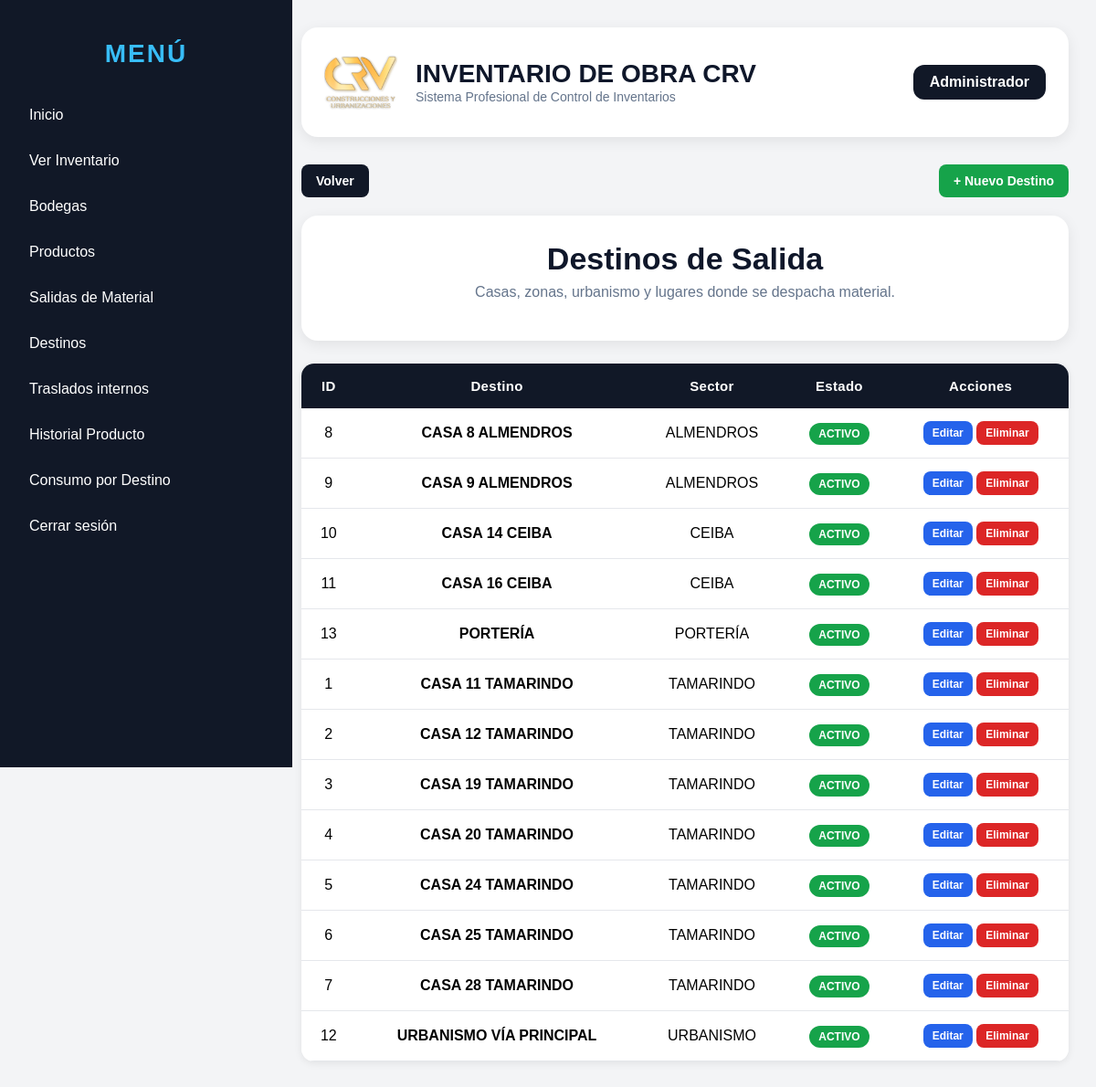
The app's page /destinos (signed in) with its own data.
### models/usuario.py (models this page shows, shortened)
class Usuario(db.Model, UserMixin):
    __tablename__ = "usuarios"
    id = db.Column(db.Integer, primary_key=True)
    nombre = db.Column(db.String(100), nullable=False)
    usuario = db.Column(db.String(50), unique=True, nullable=False)
    password_hash = db.Column(db.String(200), nullable=False)
    rol = db.Column(db.String(50), default="ADMIN")

### models/destino.py (models this page shows)
class Destino(db.Model):
    __tablename__ = "destinos"
    id = db.Column(db.Integer, primary_key=True)
    nombre = db.Column(db.String(150), nullable=False, unique=True)
    sector = db.Column(db.String(100))
    estado = db.Column(db.String(20), default="ACTIVO")
    activo = db.Column(db.Boolean, default=True)

### routes/destinos.py (the view)
@destinos_bp.route("/destinos")
@login_required
def listar_destinos():
    destinos = Destino.query.order_by(Destino.sector.asc(), Destino.nombre.asc()).all()
    return render_template("destinos/lista.html", destinos=destinos)

### templates/destinos/lista.html
{% extends "base.html" %}
{% block content %}
<div class="header-actions no-print">
    <div class="left-actions">
        <button onclick="window.history.back()" class="btn btn-dark">
            Volver
        </button>
    </div>
    <div class="right-actions">
        <a class="btn btn-success" href="/destinos/nuevo">
            + Nuevo Destino
        </a>
    </div>
</div>
<div class="page-header-card">
    <h1>Destinos de Salida</h1>
    <p>
        Casas, zonas, urbanismo y lugares donde
        se despacha material.
    </p>
</div>
<div class="table-card">
    <table>
        <tr>
            <th>ID</th>
            <th>Destino</th>
            <th>Sector</th>
            <th>Estado</th>
            <th>Acciones</th>
        </tr>
        {% for d in destinos %}
        <tr>
            <td>{{ d.id }}</td>
            <td>
                <strong>{{ d.nombre }}</strong>
            </td>
            <td>{{ d.sector }}</td>
            <td>
                {% if d.estado == "ACTIVO" %}
                    <span class="badge-success">
                        ACTIVO
                    </span>
                {% else %}
                    <span class="badge-danger">
                        INACTIVO
                    </span>
                {% endif %}
            </td>
            <td class="text-center">
                {% if current_user.rol == "ADMIN" %}
                <a class="btn btn-small btn-edit"
                   href="/destinos/editar/{{ d.id }}">
                    Editar
                </a>
                <a href="{{ url_for('destinos.eliminar_destino', id=d.id) }}"
                class="btn btn-small btn-danger"
                onclick="return confirm('¿Desea eliminar el destino {{ d.nombre }}?')">
                    Eliminar
                </a>
                {% endif %}
            </td>
        </tr>
        {% endfor %}
    </table>
</div>
{% endblock %}

### templates/base.html (shortened to what this page needs)
<!DOCTYPE html>
<html lang="es">
<head>
</head>
<body>
    <div class="sidebar">
        <h2 class="menu-title">MENÚ</h2>
        <a href="/dashboard">Inicio</a>
        <a href="/existencias">Ver Inventario</a>
        <a href="/obras">Bodegas</a>
        <a href="/productos">Productos</a>
        <a href="/movimientos">Salidas de Material</a>
        <a href="/destinos">Destinos</a>
        <a href="/traslados/nuevo">Traslados internos</a>
        <a href="/historial-producto">Historial Producto</a>
        <a href="/consumos/destino">Consumo por Destino</a>
        <a href="/logout">Cerrar sesión</a>
    </div>
    <div class="content">
        <div class="topbar">
            <div class="topbar-left">
                <img src="{{ url_for('static', filename='logo.png') }}">
                <div>
                    <h1>INVENTARIO DE OBRA CRV</h1>
                    <span>Sistema Profesional de Control de Inventarios</span>
                </div>
            </div>
            <div class="topbar-right">
                {{ current_user.nombre }}
            </div>
        </div>
        {% block content %}{% endblock %}
    </div>
</body>
</html>

### templates/base.html (style rules this page uses)
body { margin: 0; font-family: Arial, sans-serif; background: #f3f4f6; }
.sidebar { width: 280px; height: 100vh; background: #111827; color: white; position: fixed; padding: 20px; }
.sidebar h2 { margin-bottom: 30px; color: #38bdf8; }
.menu-title { color:white; text-align:center; font-size:28px; margin-bottom:35px; letter-spacing:2px; font-weight:800; }
.sidebar a { display: block; color: white; text-decoration: none; padding: 12px; border-radius: 8px; margin-bottom: 8px; }
.content { margin-left: 300px; padding: 30px; }
.topbar { background: white; padding: 15px 20px; border-radius: 12px; margin-bottom: 25px; box-shadow: 0 2px 8px rgba(0,0,0,0.08); }
.topbar { background:white; padding:20px 25px; border-radius:18px; margin-bottom:30px; box-shadow:0 4px 15px rgba(0,0,0,0.08); display:flex; justify-content:space-between; align-items:center; }
.topbar-left { display:flex; align-items:center; gap:20px; }
.topbar-left img { width:80px; height:80px; object-fit:contain; }
.topbar-left h1 { margin:0; color:#0f172a; font-size:28px; }
.topbar-left span { color:#64748b; font-size:14px; }
.topbar-right { background:#111827; color:white; padding:10px 18px; border-radius:12px; font-weight:bold; }
.card, .table-card { background: white; border-radius: 14px; box-shadow: 0 2px 8px rgba(0,0,0,0.08); overflow: hidden; margin-bottom: 20px; padding: 20px; }
.table-card { padding: 0; }
table { background: white; border-collapse: collapse; width: 100%; border-radius: 10px; overflow: hidden; }
th { background: #111827; color: white; padding: 16px; text-align: center; font-size: 15px; letter-spacing: 0.3px; }
td { padding: 14px; border-bottom: 1px solid #e5e7eb; vertical-align: middle; text-align: center; }
button, .btn { background: #2563eb; color: white; padding: 10px 16px; border: none; border-radius: 8px; text-decoration: none; cursor: pointer; display: inline-block; font-size: 14px; font-weight: 600; transition: all 0.2s ease; }
.btn-small { padding: 6px 10px; font-size: 12px; }
.btn-edit { background: #2563eb; }
.btn-delete, .btn-danger { background: #dc2626; }
.btn-success { background: #16a34a; }
.btn-dark { background: #111827; }
.header-actions { display: flex; justify-content: space-between; align-items: center; margin-bottom: 20px; }
.left-actions, .right-actions { display: flex; gap: 10px; align-items: center; }
.text-center { text-align: center; }
.badge-success { background: #16a34a; color: white; padding: 5px 10px; border-radius: 999px; font-size: 12px; font-weight: bold; }
.page-header-card { background: white; border-radius: 18px; padding: 28px 30px; margin-bottom: 25px; text-align: center; box-shadow: 0 4px 15px rgba(0,0,0,0.08); }
.page-header-card h1 { margin: 0; font-size: 34px; color: #0f172a; }
.page-header-card p { margin-top: 8px; color: #64748b; font-size: 16px; }

### records on screen
Usuario: nombre "Administrador"
Destino: id "8", nombre "CASA 8 ALMENDROS", sector "ALMENDROS", estado "ACTIVO"
Destino: id "9", nombre "CASA 9 ALMENDROS", sector "ALMENDROS", estado "ACTIVO"
Destino: id "10", nombre "CASA 14 CEIBA", sector "CEIBA", estado "ACTIVO"
Destino: id "11", nombre "CASA 16 CEIBA", sector "CEIBA", estado "ACTIVO"
Destino: id "13", nombre "PORTERÍA", sector "PORTERÍA", estado "ACTIVO"
Destino: id "1", nombre "CASA 11 TAMARINDO", sector "TAMARINDO", estado "ACTIVO"
Destino: id "2", nombre "CASA 12 TAMARINDO", sector "TAMARINDO", estado "ACTIVO"
Destino: id "3", nombre "CASA 19 TAMARINDO", sector "TAMARINDO", estado "ACTIVO"
Destino: id "4", nombre "CASA 20 TAMARINDO", sector "TAMARINDO", estado "ACTIVO"
Destino: id "5", nombre "CASA 24 TAMARINDO", sector "TAMARINDO", estado "ACTIVO"
Destino: id "6", nombre "CASA 25 TAMARINDO", sector "TAMARINDO", estado "ACTIVO"
Destino: id "7", nombre "CASA 28 TAMARINDO", sector "TAMARINDO", estado "ACTIVO"
Destino: id "12", nombre "URBANISMO VÍA PRINCIPAL", sector "URBANISMO", estado "ACTIVO"
